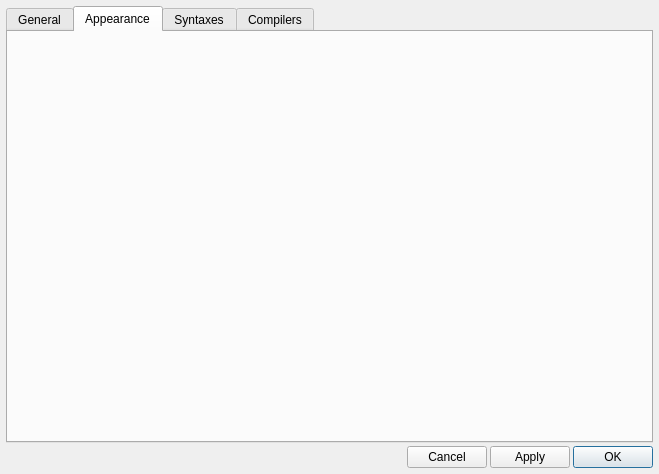
<?xml version="1.0" encoding="UTF-8"?>
<ui version="4.0">
 <class>SettingsMenu</class>
 <widget class="QDialog" name="SettingsMenu">
  <property name="windowModality">
   <enum>Qt::WindowModal</enum>
  </property>
  <property name="geometry">
   <rect>
    <x>0</x>
    <y>0</y>
    <width>659</width>
    <height>474</height>
   </rect>
  </property>
  <property name="windowTitle">
   <string>Settings menu</string>
  </property>
  <layout class="QGridLayout" name="gridLayout">
   <property name="leftMargin">
    <number>6</number>
   </property>
   <property name="topMargin">
    <number>6</number>
   </property>
   <property name="rightMargin">
    <number>6</number>
   </property>
   <property name="bottomMargin">
    <number>6</number>
   </property>
   <property name="spacing">
    <number>3</number>
   </property>
   <item row="1" column="3">
    <widget class="QPushButton" name="okButton">
     <property name="text">
      <string>OK</string>
     </property>
    </widget>
   </item>
   <item row="1" column="0">
    <spacer name="horizontalSpacer">
     <property name="orientation">
      <enum>Qt::Horizontal</enum>
     </property>
     <property name="sizeHint" stdset="0">
      <size>
       <width>40</width>
       <height>20</height>
      </size>
     </property>
    </spacer>
   </item>
   <item row="1" column="1">
    <widget class="QPushButton" name="cancelButton">
     <property name="text">
      <string>Cancel</string>
     </property>
    </widget>
   </item>
   <item row="1" column="2">
    <widget class="QPushButton" name="applyButton">
     <property name="text">
      <string>Apply</string>
     </property>
    </widget>
   </item>
   <item row="0" column="0" colspan="4">
    <widget class="QTabWidget" name="menuTabs">
     <property name="currentIndex">
      <number>1</number>
     </property>
     <widget class="QWidget" name="general">
      <attribute name="title">
       <string>General</string>
      </attribute>
     </widget>
     <widget class="AppearanceTab" name="appearance">
      <attribute name="title">
       <string>Appearance</string>
      </attribute>
     </widget>
     <widget class="QWidget" name="syntax">
      <attribute name="title">
       <string>Syntaxes</string>
      </attribute>
     </widget>
     <widget class="QWidget" name="compilers">
      <attribute name="title">
       <string>Compilers</string>
      </attribute>
     </widget>
    </widget>
   </item>
  </layout>
 </widget>
 <customwidgets>
  <customwidget>
   <class>AppearanceTab</class>
   <extends>QWidget</extends>
   <header>appearancetab.hpp</header>
   <container>1</container>
  </customwidget>
 </customwidgets>
 <resources/>
 <connections/>
</ui>
